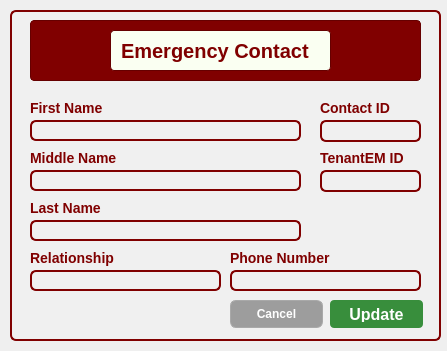
<?xml version="1.0" encoding="UTF-8"?>
<ui version="4.0">
 <class>Dialog</class>
 <widget class="QDialog" name="Dialog">
  <property name="geometry">
   <rect>
    <x>0</x>
    <y>0</y>
    <width>447</width>
    <height>351</height>
   </rect>
  </property>
  <property name="windowTitle">
   <string>Dialog</string>
  </property>
  <widget class="QFrame" name="frame">
   <property name="geometry">
    <rect>
     <x>10</x>
     <y>10</y>
     <width>431</width>
     <height>331</height>
    </rect>
   </property>
   <property name="styleSheet">
    <string notr="true">background-color: rgb(240, 240, 240);
border: 2px solid #800000;
border-radius: 6px;
</string>
   </property>
   <property name="frameShape">
    <enum>QFrame::StyledPanel</enum>
   </property>
   <property name="frameShadow">
    <enum>QFrame::Raised</enum>
   </property>
   <widget class="QFrame" name="frame_3">
    <property name="geometry">
     <rect>
      <x>20</x>
      <y>10</y>
      <width>391</width>
      <height>61</height>
     </rect>
    </property>
    <property name="styleSheet">
     <string notr="true">background-color: #800000;  /* Maroon background */
                border: 1px solid #660000;  /* Darker maroon border */
                border-radius: 4px;
                padding: 5px;
                font-family: 'Times New Roman', serif;  /* Formal font */
                font-size: 14px;
                color: white;</string>
    </property>
    <property name="frameShape">
     <enum>QFrame::StyledPanel</enum>
    </property>
    <property name="frameShadow">
     <enum>QFrame::Raised</enum>
    </property>
    <widget class="QLabel" name="label_2">
     <property name="geometry">
      <rect>
       <x>80</x>
       <y>10</y>
       <width>221</width>
       <height>41</height>
      </rect>
     </property>
     <property name="styleSheet">
      <string notr="true">background-color: rgb(250, 255, 242);
border: 1px solid #660000;
border-radius: 4px;
padding: 5px;
font-family: 'Cal Sans', sans-serif;
font-weight: 700;
font-style: normal;
font-size: 20px;
color: #800000;
text-align: center;
vertical-align: middle;

</string>
     </property>
     <property name="text">
      <string>Emergency Contact</string>
     </property>
    </widget>
   </widget>
   <widget class="QLineEdit" name="ContactIDLineEdit">
    <property name="geometry">
     <rect>
      <x>310</x>
      <y>110</y>
      <width>101</width>
      <height>22</height>
     </rect>
    </property>
   </widget>
   <widget class="QLabel" name="label">
    <property name="geometry">
     <rect>
      <x>310</x>
      <y>90</y>
      <width>81</width>
      <height>16</height>
     </rect>
    </property>
    <property name="styleSheet">
     <string notr="true">background: none;
    border: none;
    color: #800000;
    font-family: 'Cal Sans', sans-serif;
    font-weight: 700;
    font-style: normal;
    font-size: 14px;</string>
    </property>
    <property name="text">
     <string>Contact ID</string>
    </property>
   </widget>
   <widget class="QLineEdit" name="FirstNameLineEdit">
    <property name="geometry">
     <rect>
      <x>20</x>
      <y>110</y>
      <width>271</width>
      <height>21</height>
     </rect>
    </property>
   </widget>
   <widget class="QLabel" name="label_3">
    <property name="geometry">
     <rect>
      <x>20</x>
      <y>90</y>
      <width>91</width>
      <height>16</height>
     </rect>
    </property>
    <property name="styleSheet">
     <string notr="true">background: none;
    border: none;
    color: #800000;
    font-family: 'Cal Sans', sans-serif;
    font-weight: 700;
    font-style: normal;
    font-size: 14px;</string>
    </property>
    <property name="text">
     <string>First Name</string>
    </property>
   </widget>
   <widget class="QLineEdit" name="MibbleNameLineEdit">
    <property name="geometry">
     <rect>
      <x>20</x>
      <y>160</y>
      <width>271</width>
      <height>21</height>
     </rect>
    </property>
   </widget>
   <widget class="QLabel" name="label_4">
    <property name="geometry">
     <rect>
      <x>20</x>
      <y>140</y>
      <width>91</width>
      <height>16</height>
     </rect>
    </property>
    <property name="styleSheet">
     <string notr="true">background: none;
    border: none;
    color: #800000;
    font-family: 'Cal Sans', sans-serif;
    font-weight: 700;
    font-style: normal;
    font-size: 14px;</string>
    </property>
    <property name="text">
     <string>Middle Name</string>
    </property>
   </widget>
   <widget class="QLineEdit" name="LastNameLineEdit">
    <property name="geometry">
     <rect>
      <x>20</x>
      <y>210</y>
      <width>271</width>
      <height>21</height>
     </rect>
    </property>
   </widget>
   <widget class="QLabel" name="label_9">
    <property name="geometry">
     <rect>
      <x>20</x>
      <y>190</y>
      <width>91</width>
      <height>16</height>
     </rect>
    </property>
    <property name="styleSheet">
     <string notr="true">background: none;
    border: none;
    color: #800000;
    font-family: 'Cal Sans', sans-serif;
    font-weight: 700;
    font-style: normal;
    font-size: 14px;</string>
    </property>
    <property name="text">
     <string>Last Name</string>
    </property>
   </widget>
   <widget class="QLabel" name="label_10">
    <property name="geometry">
     <rect>
      <x>310</x>
      <y>140</y>
      <width>91</width>
      <height>16</height>
     </rect>
    </property>
    <property name="styleSheet">
     <string notr="true">background: none;
    border: none;
    color: #800000;
    font-family: 'Cal Sans', sans-serif;
    font-weight: 700;
    font-style: normal;
    font-size: 14px;</string>
    </property>
    <property name="text">
     <string>TenantEM ID</string>
    </property>
   </widget>
   <widget class="QLineEdit" name="PhoneNumberLineEdit">
    <property name="geometry">
     <rect>
      <x>220</x>
      <y>260</y>
      <width>191</width>
      <height>21</height>
     </rect>
    </property>
   </widget>
   <widget class="QLabel" name="label_12">
    <property name="geometry">
     <rect>
      <x>220</x>
      <y>240</y>
      <width>111</width>
      <height>16</height>
     </rect>
    </property>
    <property name="styleSheet">
     <string notr="true">background: none;
    border: none;
    color: #800000;
    font-family: 'Cal Sans', sans-serif;
    font-weight: 700;
    font-style: normal;
    font-size: 14px;</string>
    </property>
    <property name="text">
     <string>Phone Number</string>
    </property>
   </widget>
   <widget class="QLabel" name="label_21">
    <property name="geometry">
     <rect>
      <x>20</x>
      <y>240</y>
      <width>111</width>
      <height>16</height>
     </rect>
    </property>
    <property name="styleSheet">
     <string notr="true">background: none;
    border: none;
    color: #800000;
    font-family: 'Cal Sans', sans-serif;
    font-weight: 700;
    font-style: normal;
    font-size: 14px;</string>
    </property>
    <property name="text">
     <string>Relationship</string>
    </property>
   </widget>
   <widget class="QLineEdit" name="RelationshipLineEdit">
    <property name="geometry">
     <rect>
      <x>20</x>
      <y>260</y>
      <width>191</width>
      <height>21</height>
     </rect>
    </property>
   </widget>
   <widget class="QPushButton" name="UpdatepushButton">
    <property name="geometry">
     <rect>
      <x>320</x>
      <y>290</y>
      <width>93</width>
      <height>28</height>
     </rect>
    </property>
    <property name="styleSheet">
     <string notr="true">background-color: #388E3C; /* Darker green */
color: white;
font-family: &quot;Cal Sans&quot;, sans-serif;
font-weight: 700; /* Bold */
font-size: 16px;
border: none;
border-radius: 4px;
padding: 6px 12px;
</string>
    </property>
    <property name="text">
     <string>Update</string>
    </property>
   </widget>
   <widget class="QPushButton" name="CancelpushButton">
    <property name="geometry">
     <rect>
      <x>220</x>
      <y>290</y>
      <width>93</width>
      <height>28</height>
     </rect>
    </property>
    <property name="styleSheet">
     <string notr="true">background: rgb(157, 157, 157);
color: white;
font-family: 'Cal Sans', sans-serif;
font-weight: 500;
font-style: normal;
font-size: 12px;
border: 1px solid rgb(169, 169, 169);
</string>
    </property>
    <property name="text">
     <string>Cancel</string>
    </property>
   </widget>
   <widget class="QLineEdit" name="TenantEMIDLineEdit_2">
    <property name="geometry">
     <rect>
      <x>310</x>
      <y>160</y>
      <width>101</width>
      <height>22</height>
     </rect>
    </property>
   </widget>
  </widget>
 </widget>
 <resources/>
 <connections/>
</ui>
